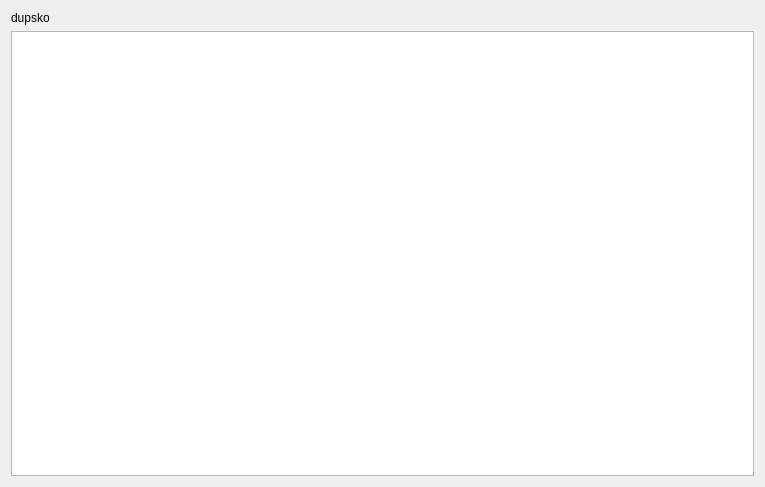
<?xml version="1.0" encoding="UTF-8"?>
<ui version="4.0">
 <class>TableWindow</class>
 <widget class="QWidget" name="TableWindow">
  <property name="geometry">
   <rect>
    <x>0</x>
    <y>0</y>
    <width>765</width>
    <height>487</height>
   </rect>
  </property>
  <property name="windowTitle">
   <string>Form</string>
  </property>
  <layout class="QVBoxLayout" name="verticalLayout_2">
   <item>
    <widget class="QLabel" name="label">
     <property name="text">
      <string>dupsko</string>
     </property>
    </widget>
   </item>
   <item>
    <widget class="QTableView" name="tableView"/>
   </item>
  </layout>
 </widget>
 <resources/>
 <connections/>
</ui>
